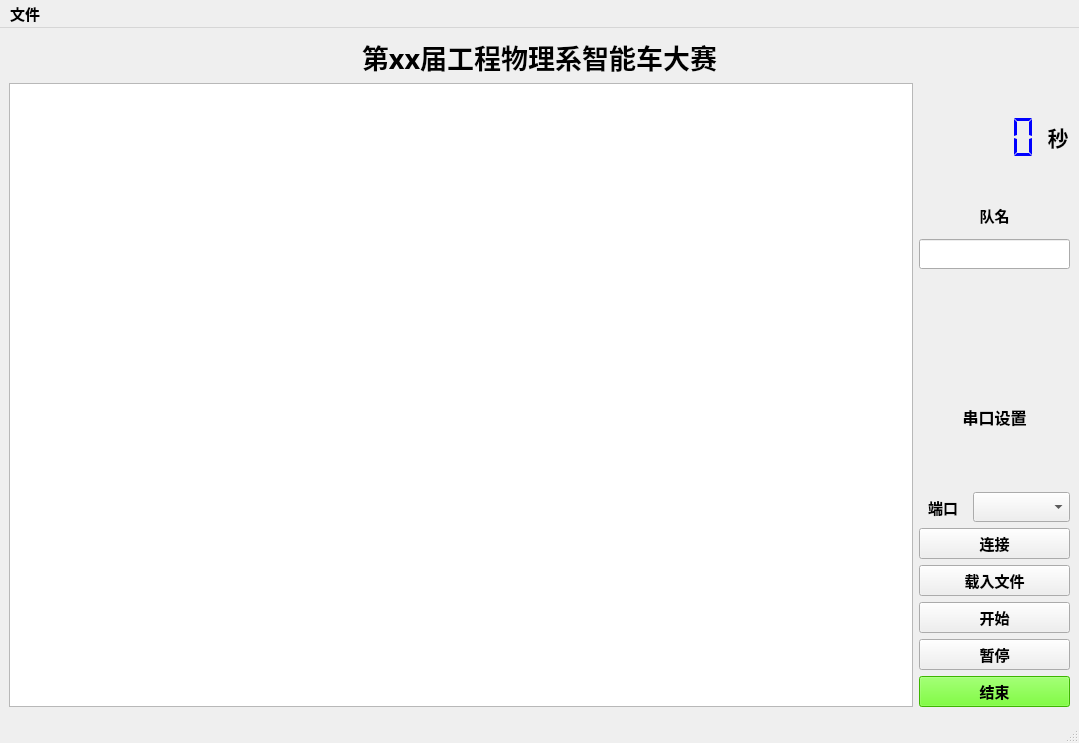
<?xml version="1.0" encoding="UTF-8"?>
<ui version="4.0">
 <class>PC_MainWindow</class>
 <widget class="QMainWindow" name="PC_MainWindow">
  <property name="windowModality">
   <enum>Qt::ApplicationModal</enum>
  </property>
  <property name="geometry">
   <rect>
    <x>0</x>
    <y>0</y>
    <width>1079</width>
    <height>743</height>
   </rect>
  </property>
  <property name="maximumSize">
   <size>
    <width>1920</width>
    <height>1080</height>
   </size>
  </property>
  <property name="font">
   <font>
    <family>华文楷体</family>
    <pointsize>11</pointsize>
    <weight>75</weight>
    <bold>true</bold>
   </font>
  </property>
  <property name="windowTitle">
   <string>智能车大赛</string>
  </property>
  <property name="windowIcon">
   <iconset>
    <normaloff>C:/Users/10199/Pictures/logo.jpg</normaloff>C:/Users/10199/Pictures/logo.jpg</iconset>
  </property>
  <property name="autoFillBackground">
   <bool>true</bool>
  </property>
  <property name="styleSheet">
   <string notr="true"/>
  </property>
  <widget class="QWidget" name="centralwidget">
   <layout class="QVBoxLayout" name="verticalLayout_3">
    <item>
     <widget class="QLabel" name="title">
      <property name="font">
       <font>
        <family>华文楷体</family>
        <pointsize>20</pointsize>
        <weight>75</weight>
        <bold>true</bold>
       </font>
      </property>
      <property name="statusTip">
       <string extracomment="标题"/>
      </property>
      <property name="whatsThis">
       <string extracomment="标题"/>
      </property>
      <property name="autoFillBackground">
       <bool>true</bool>
      </property>
      <property name="text">
       <string>第xx届工程物理系智能车大赛</string>
      </property>
      <property name="alignment">
       <set>Qt::AlignCenter</set>
      </property>
     </widget>
    </item>
    <item>
     <layout class="QHBoxLayout" name="horizontalLayout_3" stretch="6,1">
      <item>
       <widget class="QGraphicsView" name="Map">
        <property name="autoFillBackground">
         <bool>true</bool>
        </property>
        <property name="styleSheet">
         <string notr="true">
</string>
        </property>
       </widget>
      </item>
      <item>
       <layout class="QVBoxLayout" name="verticalLayout" stretch="3,1,1,2,10">
        <item>
         <layout class="QHBoxLayout" name="horizontalLayout_2" stretch="5,1">
          <item>
           <widget class="QLCDNumber" name="TimeCounter">
            <property name="layoutDirection">
             <enum>Qt::LeftToRight</enum>
            </property>
            <property name="styleSheet">
             <string notr="true">color:rgb(0, 0, 255)</string>
            </property>
            <property name="frameShape">
             <enum>QFrame::NoFrame</enum>
            </property>
            <property name="frameShadow">
             <enum>QFrame::Raised</enum>
            </property>
            <property name="segmentStyle">
             <enum>QLCDNumber::Flat</enum>
            </property>
           </widget>
          </item>
          <item>
           <widget class="QLabel" name="label">
            <property name="font">
             <font>
              <family>华文楷体</family>
              <pointsize>16</pointsize>
              <weight>75</weight>
              <bold>true</bold>
             </font>
            </property>
            <property name="text">
             <string>秒</string>
            </property>
            <property name="alignment">
             <set>Qt::AlignCenter</set>
            </property>
           </widget>
          </item>
         </layout>
        </item>
        <item>
         <widget class="QLabel" name="label_4">
          <property name="font">
           <font>
            <family>华文楷体</family>
            <pointsize>11</pointsize>
            <weight>75</weight>
            <bold>true</bold>
           </font>
          </property>
          <property name="text">
           <string>队名</string>
          </property>
          <property name="alignment">
           <set>Qt::AlignCenter</set>
          </property>
         </widget>
        </item>
        <item>
         <widget class="QLineEdit" name="Team"/>
        </item>
        <item>
         <spacer name="verticalSpacer">
          <property name="orientation">
           <enum>Qt::Vertical</enum>
          </property>
          <property name="sizeHint" stdset="0">
           <size>
            <width>20</width>
            <height>40</height>
           </size>
          </property>
         </spacer>
        </item>
        <item>
         <layout class="QVBoxLayout" name="verticalLayout_2" stretch="1,3,1,1,1,1,1">
          <item>
           <widget class="QLabel" name="label_2">
            <property name="font">
             <font>
              <family>华文楷体</family>
              <pointsize>12</pointsize>
              <weight>75</weight>
              <bold>true</bold>
             </font>
            </property>
            <property name="text">
             <string>串口设置</string>
            </property>
            <property name="alignment">
             <set>Qt::AlignCenter</set>
            </property>
           </widget>
          </item>
          <item>
           <layout class="QHBoxLayout" name="horizontalLayout" stretch="3,6">
            <item>
             <widget class="QLabel" name="label_3">
              <property name="font">
               <font>
                <family>华文楷体</family>
                <pointsize>11</pointsize>
                <weight>75</weight>
                <bold>true</bold>
               </font>
              </property>
              <property name="layoutDirection">
               <enum>Qt::LeftToRight</enum>
              </property>
              <property name="text">
               <string>端口</string>
              </property>
              <property name="alignment">
               <set>Qt::AlignCenter</set>
              </property>
             </widget>
            </item>
            <item>
             <widget class="QComboBox" name="PortChoice">
              <item>
               <property name="text">
                <string/>
               </property>
              </item>
              <item>
               <property name="text">
                <string>COM4</string>
               </property>
              </item>
              <item>
               <property name="text">
                <string>COM5</string>
               </property>
              </item>
              <item>
               <property name="text">
                <string>COM6</string>
               </property>
              </item>
              <item>
               <property name="text">
                <string>COM7</string>
               </property>
              </item>
             </widget>
            </item>
           </layout>
          </item>
          <item>
           <widget class="QPushButton" name="pushButton_connect">
            <property name="font">
             <font>
              <family>华文楷体</family>
              <pointsize>11</pointsize>
              <weight>75</weight>
              <bold>true</bold>
             </font>
            </property>
            <property name="text">
             <string>连接</string>
            </property>
           </widget>
          </item>
          <item>
           <widget class="QPushButton" name="pushButton_file">
            <property name="font">
             <font>
              <family>华文楷体</family>
              <pointsize>11</pointsize>
              <weight>75</weight>
              <bold>true</bold>
             </font>
            </property>
            <property name="text">
             <string>载入文件</string>
            </property>
           </widget>
          </item>
          <item>
           <widget class="QPushButton" name="pushButton_start">
            <property name="font">
             <font>
              <family>华文楷体</family>
              <pointsize>11</pointsize>
              <weight>75</weight>
              <bold>true</bold>
             </font>
            </property>
            <property name="text">
             <string>开始</string>
            </property>
           </widget>
          </item>
          <item>
           <widget class="QPushButton" name="pushButton_pause">
            <property name="font">
             <font>
              <family>华文楷体</family>
              <pointsize>11</pointsize>
              <weight>75</weight>
              <bold>true</bold>
             </font>
            </property>
            <property name="text">
             <string>暂停</string>
            </property>
           </widget>
          </item>
          <item>
           <widget class="QPushButton" name="pushButton_end">
            <property name="font">
             <font>
              <family>华文楷体</family>
              <pointsize>11</pointsize>
              <weight>75</weight>
              <italic>false</italic>
              <bold>true</bold>
              <kerning>true</kerning>
             </font>
            </property>
            <property name="mouseTracking">
             <bool>false</bool>
            </property>
            <property name="autoFillBackground">
             <bool>false</bool>
            </property>
            <property name="styleSheet">
             <string notr="true">background-color: rgb(85, 255, 0);
border-color: rgb(85, 0, 255);
selection-background-color: rgb(0, 255, 255);</string>
            </property>
            <property name="text">
             <string>结束</string>
            </property>
           </widget>
          </item>
         </layout>
        </item>
       </layout>
      </item>
     </layout>
    </item>
   </layout>
  </widget>
  <widget class="QMenuBar" name="menubar">
   <property name="geometry">
    <rect>
     <x>0</x>
     <y>0</y>
     <width>1079</width>
     <height>30</height>
    </rect>
   </property>
   <widget class="QMenu" name="menu">
    <property name="title">
     <string>文件</string>
    </property>
    <addaction name="actionsave"/>
   </widget>
   <addaction name="menu"/>
  </widget>
  <widget class="QStatusBar" name="statusbar"/>
  <action name="actionsave">
   <property name="text">
    <string>保存</string>
   </property>
   <property name="statusTip">
    <string>保存</string>
   </property>
   <property name="shortcut">
    <string>Ctrl+S</string>
   </property>
  </action>
 </widget>
 <resources>
  <include location="picture.qrc"/>
 </resources>
 <connections/>
</ui>
